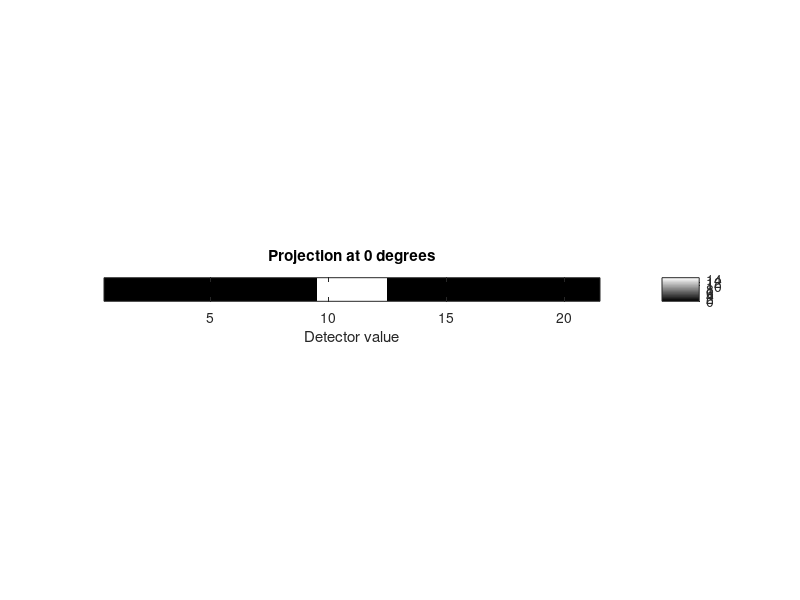
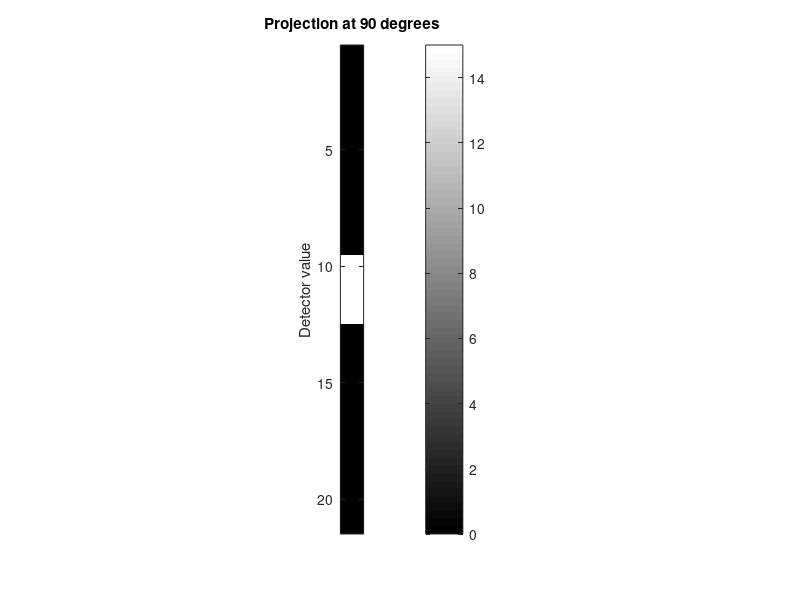
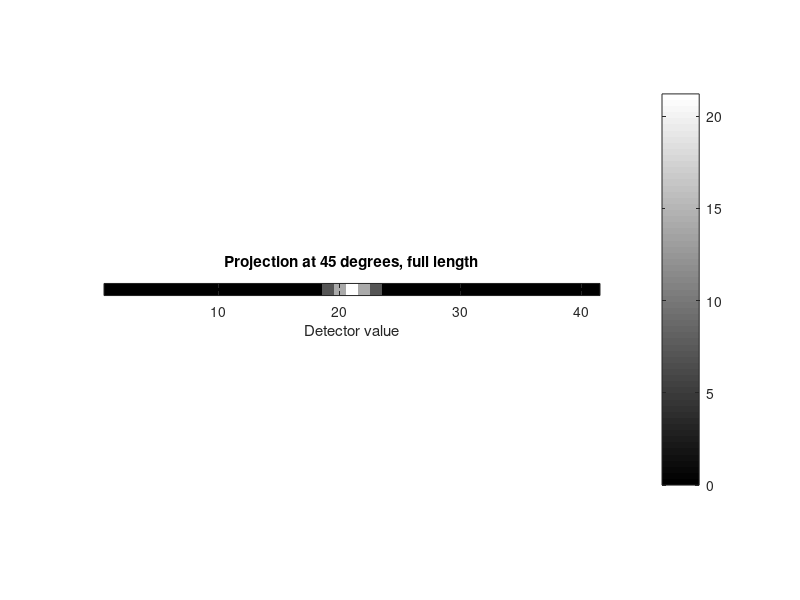
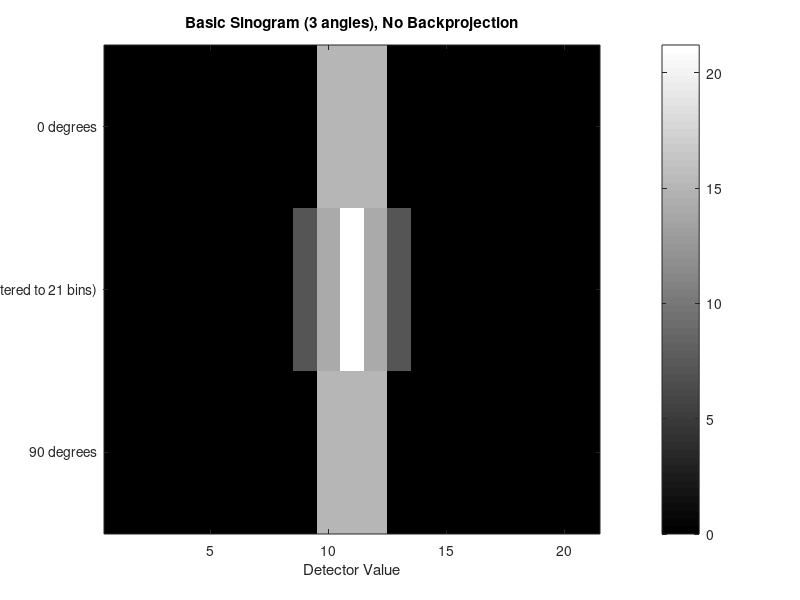

Here is the MATLAB script that generated these plots, in order: (Note: this script raises an error after producing the figures.)
% Script to run simple and filtered reconstruction on a test object

% Steps used
% 1. Construct test pattern - non attenuating medium with an attenuating
% block in the center. 
%   - Medium is a square matrix, 21 by 21 pixels in size.
%   - Medium has linear attenuation coeff u=0 mm^-1 
%   - Central 3x3 area is attenuating u=5 mm^-1
%   - Each pixel is 1x1 mm

% define medium
medium=zeros(21,21); % Define 21x21 matrix to represent medium
medium(10:12, 10:12) = 5; % Set the central 3x3 area to the attenuating value

% 2. consider 3 views, 0 degrees (top-bottom), 45 degrees (diagonal), and 90
% degrees (left-right)
%   - calculate the projection for each view 
%   - plot each projection (this is a sinogram)

%define empty arrays for projection values
view0 = zeros(1,21);
view90 =zeros(1,21);
n=size(medium,1);
view45=zeros(1,2*n-1);

%define max pixel lengths xi for each view
x0=1;
x90=1;
x45=sqrt(2);

% calculate projections for 0 and 90 degrees
for col=1:21
    for row=1:21
        view0(col)= view0(col)+medium(row,col)*x0;
        view90(col)=view90(col)+medium(col,row)*x90;
    end
end

% calculate projections for 45 degrees
% flip the matrix vertically so that the antidiagonals of 'medium' become
% the main diagonals of 'B', working bottom left -> top right in final
% result

B=flipud(medium);

for k=-(n-1):(n-1) % map k-> 1..(2n-1), sum along main diagonal offset k
    idx=k+n;
    view45(idx)=sum(diag(B,k))*x45;
end

% plot the projections - stack them into a small image
% 0 degree projection
figure;
imagesc(view0);axis image; colormap("gray");colorbar;
title("Projection at 0 degrees");
xlabel("Detector value");
set(gca,'Ytick',[]);

% 90 degree projection
figure;
imagesc(view90(:));axis image; colormap("gray");colorbar;
title("Projection at 90 degrees");
ylabel("Detector value");
set(gca,'Xtick',[]);


%45 degree projection
figure;
imagesc(view45);axis image; colormap("gray");colorbar;
title("Projection at 45 degrees, full length");
xlabel("Detector value");
set(gca,'Ytick',[]);

% pad view45 to length 21 to plot sinogram with no backprojection
view45_padded=zeros(1,21);
middle=n;
s_idx=middle-floor(n/2);
view45_padded(:)=view45(s_idx:s_idx+n-1);

sinogram_padded=[view0;view45_padded;view90];

figure;
imagesc(sinogram_padded);
colormap("gray");colorbar;
yticks(1:3);yticklabels({'0 degrees','45 degrees (centered to 21 bins)','90 degrees'});
xlabel('Detector Value'); ylabel('Angle');
title("Basic Sinogram (3 angles), No Backprojection");


% backproject 0 and 90 degree view vectors across rows and columns
backprojection0=repmat(view0,n,1);
backprojection90=repmat(view90(:),1,n);

% backproject 45 degrees, using the padded 45 degree view with 21 elements
% from bottom left -> top right

backprojection45 = zeros(size(medium));
start_index=(n+1)/2;

for k=1:n
    t=start_index+ (k-1);

    % anti diagonal pixels
    i_min=max(1,t+1-n);
    i_max=min(n,t);

    val=view45_padded(k); % the same values appear across the diagonal

    % iterate bottom left to top right

    for i=i_max:-1:i_min
        j=t+1-i;
        backprojection45(i,j)=backprojection45(i,j)+val;
    end
end

%sum all backprojections into a single image
backprojection= backprojection0+backprojection45+backprojection90;
% Display the final backprojection result
figure;
imagesc(backprojection);
colormap("gray");
colorbar;
title("Simple Backprojection");
xlabel("X-axis (pixels)");
ylabel("Y-axis (pixels)");
axis image;


% filtered backprojection
% define filter:
F=[-0.1074,0.1368,-0.3398,0.6000,-0.3398,0.1368,-0.1074];
% Convolve each projection vector with the filter F
filteredView0 = conv(view0, F, 'same');
filteredView90 = conv(view90, F, 'same');
filteredView45 = conv(view45_padded, F, 'same');


% backproject the filtered projection vectors
filteredbackprojection0=repmat(filteredView0,n,1);
filteredbackprojection90=repmat(filteredView90(:),1,n);

filteredbackprojection45 = zeros(size(medium));
start_index=(n+1)/2;

for k=1:n
    t=start_index+ (k-1);

    % anti diagonal pixels
    i_min=max(1,t+1-n);
    i_max=min(n,t);

    val=filteredView45(k); % the same values appear across the diagonal

    % iterate bottom left to top right

    for i=i_max:-1:i_min
        j=t+1-i;
        filteredbackprojection45(i,j)=filteredbackprojection45(i,j)+val;
    end
end

% construct the filtered backprojection image
filteredbackprojection = filteredbackprojection0 + filteredbackprojection45 + filteredbackprojection90;

% Display the filtered backprojection result
figure;
imagesc(filteredbackprojection);
colormap("gray");
colorbar;
title("Filtered Backprojection");
xlabel("X-axis (pixels)");
ylabel("Y-axis (pixels)");
axis image;

% calculating a 1/r blurring for each image
% center index (11,11)
cx=11;cy=11;

% radius map in pixels
[xg,yg]= meshgrid(1:n,1:n);
R=sqrt((xg-cx).^2+(yg-cy).^2);

% bin by integer radius, rings are 1 pixel wide
rbin=floor(R);
rmax=max(rbin(:));

% helper function to calculate the ring-mean
ring_mean=@(img) arrayfun(@(k) mean(img(rbin==k)),0:rmax);

%calculate the radial mean for each image
rMean_bpg=ring_mean(backprojection);
rMean_fbpg=ring_mean(filteredbackprojection);



% display results graphically
figure;
plot(r, rMean_bpg,  'o-', 'LineWidth', 1.5, 'DisplayName', 'Simple Backprojection'); hold on;
plot(r, rMean_fbpg, 'o-', 'LineWidth', 1.5, 'DisplayName', 'Filtered Backprojection');

grid on;
xlabel('Ring radius (pixels)');
ylabel('Average pixel value in ring');
title('Radial Blur Comparison (Unnormalized)');
legend('Location','northeast');

% display results as 2D grayscale images
ringImage_simple  = zeros(n,n);
ringImage_filtered = zeros(n,n);
ringImage_reference = zeros(n,n);

for k = 0:rmax
    ringImage_simple(rbin == k)   = rMean_bpg(k+1);  
    ringImage_filtered(rbin == k) = rMean_fbpg(k+1);
    ringImage_reference(rbin == k)= one_over_r(k+1);
end

figure;
subplot(1,3,1); imagesc(ringImage_simple); colormap(gray); axis image off;
title('Simple BP — Radial Blur Map');

subplot(1,3,2); imagesc(ringImage_filtered); colormap(gray); axis image off;
title('Filtered BP — Radial Blur Map');

subplot(1,3,3); imagesc(ringImage_reference); colormap(gray); axis image off;
title('1/r Reference Map');